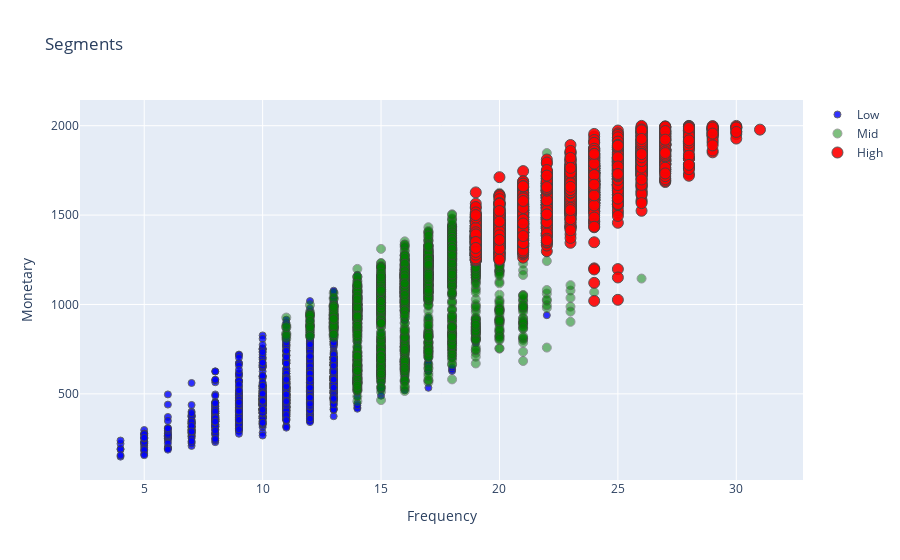

This figure's notebook cell:
### Markdown cell above
### Visualisation of segments
Let’s see how our segments distributed on a scatter plot

### Code cell
#Monetary vs Frequency
tx_graph = rfm_data.query("monetary < 2000 and frequency < 100")

plot_data = [
    go.Scatter(
        x=tx_graph.query("segment == 'Low-Value'")['frequency'],
        y=tx_graph.query("segment == 'Low-Value'")['monetary'],
        mode='markers',
        name='Low',
        marker= dict(size= 7,
            line= dict(width=1),
            color= 'blue',
            opacity= 0.8
           )
    ),
        go.Scatter(
        x=tx_graph.query("segment == 'Mid-Value'")['frequency'],
        y=tx_graph.query("segment == 'Mid-Value'")['monetary'],
        mode='markers',
        name='Mid',
        marker= dict(size= 9,
            line= dict(width=1),
            color= 'green',
            opacity= 0.5
           )
    ),
        go.Scatter(
        x=tx_graph.query("segment == 'High-Value'")['frequency'],
        y=tx_graph.query("segment == 'High-Value'")['monetary'],
        mode='markers',
        name='High',
        marker= dict(size= 11,
            line= dict(width=1),
            color= 'red',
            opacity= 0.9
           )
    ),
]

plot_layout = go.Layout(
        yaxis= {'title': "Monetary"},
        xaxis= {'title': "Frequency"},
        title='Segments'
    )
fig = go.Figure(data=plot_data, layout=plot_layout)
pyoff.iplot(fig)

### Figure 1 — Plotly figure (JSON) as saved in the notebook; plotly's stock layout.template omitted (floating-point values rounded to 4 significant figures; data arrays with more than 128 entries replaced by an {"elided": "..."} marker saying what was removed)
{"data": [{"marker": {"color": "blue", "line": {"width": 1}, "opacity": 0.8, "size": 7}, "mode": "markers", "name": "Low", "type": "scatter", "x": {"elided": "1829 int values"}, "y": {"elided": "1829 int values"}}, {"marker": {"color": "green", "line": {"width": 1}, "opacity": 0.5, "size": 9}, "mode": "markers", "name": "Mid", "type": "scatter", "x": {"elided": "2791 int values"}, "y": {"elided": "2791 int values"}}, {"marker": {"color": "red", "line": {"width": 1}, "opacity": 0.9, "size": 11}, "mode": "markers", "name": "High", "type": "scatter", "x": {"elided": "2070 int values"}, "y": {"elided": "2070 int values"}}], "layout": {"title": {"text": "Segments"}, "xaxis": {"title": {"text": "Frequency"}}, "yaxis": {"title": {"text": "Monetary"}}}}
